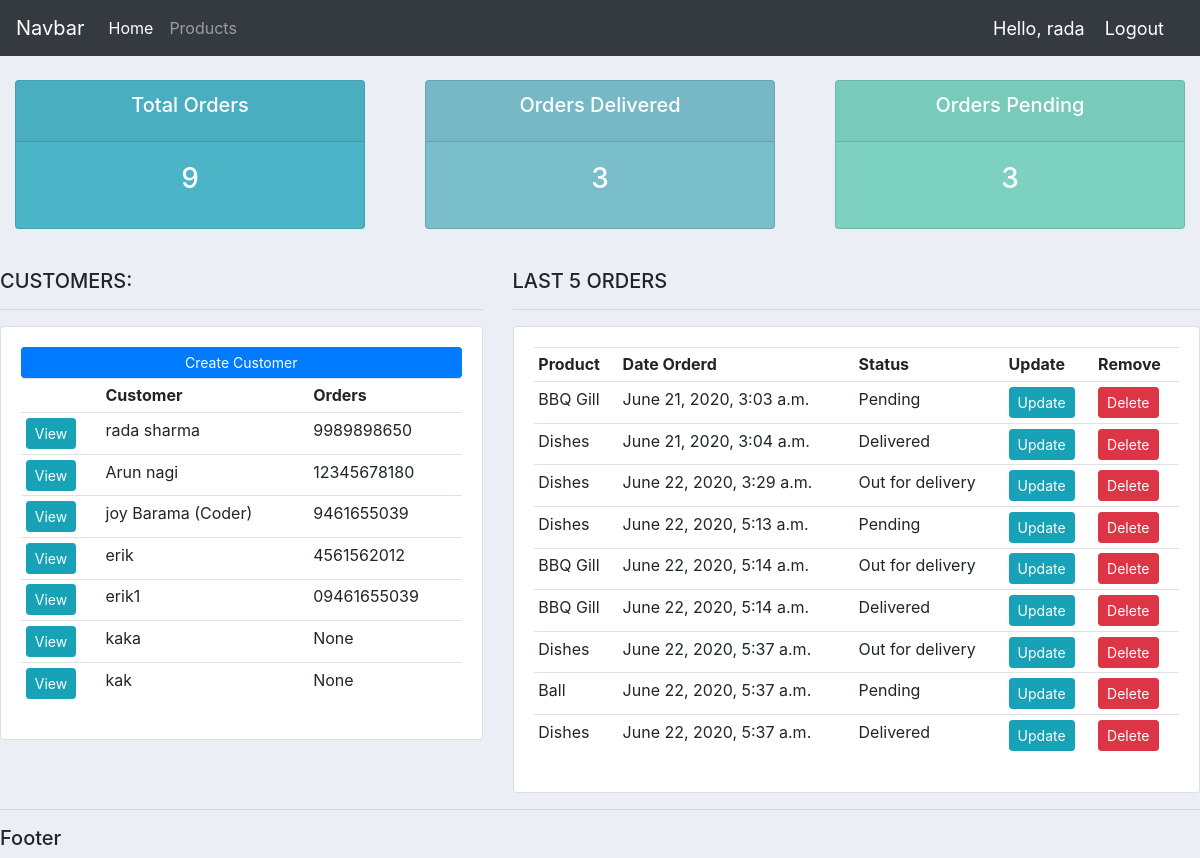
The app's page / (signed in) with its own data.
### webapp/models.py (models this page shows, shortened)
class Customer(models.Model):
	user = models.OneToOneField(User,null=True,blank=True,on_delete=models.CASCADE)
	name = models.CharField(max_length=200, null=True)
	phone = models.CharField(max_length=200, null=True)
	email = models.CharField(max_length=200, null=True)
	profile_pic = models.ImageField(default="login.png",null=True,blank=True)
	date_created = models.DateTimeField(auto_now_add=True, null=True)

class Order(models.Model):
	STATUS = (
			('Pending', 'Pending'),
			('Out for delivery', 'Out for delivery'),
			('Delivered', 'Delivered'),
			)
	customer = models.ForeignKey(Customer, null=True, on_delete= models.SET_NULL)
	product = models.ForeignKey(Product, null=True, on_delete= models.SET_NULL)
	date_created = models.DateTimeField(auto_now_add=True, null=True)
	status = models.CharField(max_length=200, null=True, choices=STATUS)
	note = models.CharField(max_length=1000, null=True)

class Product(models.Model):
	CATEGORY = (
			('Indoor', 'Indoor'),
			('Out Door', 'Out Door'),
			)
	name = models.CharField(max_length=200, null=True)
	price = models.FloatField(null=True)
	category = models.CharField(max_length=200, null=True, choices=CATEGORY)
	description = models.CharField(max_length=200, null=True, blank=True)
	date_created = models.DateTimeField(auto_now_add=True, null=True)
	tags = models.ManyToManyField(Tag)
	def __str__(self):
		return self.name

### webapp/decorators.py (the view)
	def wrapper_function(request, *args, **kwargs):
		group = None
		if request.user.groups.exists():
			group = request.user.groups.all()[0].name
		if group == 'customer':
			return redirect('user-page')
		if group == 'admin':
			return view_func(request, *args, **kwargs)

### webapp/views.py (called while the page is built)
@login_required(login_url='login')
@admin_only
def home(request):
    orders = Order.objects.all()
    customers = Customer.objects.all()
    total_customers = customers.count()
    total_orders = orders.count()
    delivered = orders.filter(status='Delivered').count()
    pending = orders.filter(status='Pending').count()
    context = {'orders': orders,'customers':customers,
               'total_orders':total_orders,'delivered':delivered,
               'pending':pending}
    return render(request,'home.html', context)

### webapp/templates/home.html
{% extends 'main.html' %}
{% block content %}
{% include 'status.html'%}
<br>
<div class = "row">
    <div class="col-md-5">
        <h5>CUSTOMERS:</h5>
        <hr>
        <div class = "card card-body">
            <a class="btn btn-primary btn-sm btn-block" href=" ">Create Customer</a>
            <table class = "table table-sm">
                <tr>
                    <th></th>
                    <th>Customer</th>
                    <th>Orders</th>
                </tr>
                {% for customer in customers %}
                    <tr>
                        <td><a class="btn btn-sm btn-info" href="{% url 'customer' customer.id %}">View</a> </td>
                        <td>{{customer.name}}</td>
                        <td>{{customer.phone}}</td>
                    </tr>
                {% endfor %}
            </table>
        </div>
    </div>
    <div class="col-md-7">
        <h5>LAST 5 ORDERS</h5>
        <hr>
        <div class="card card-body">
            <table class="table table-sm">
                <tr>
                    <th>Product</th>
                    <th>Date Orderd</th>
                    <th>Status</th>
                    <th>Update</th>
                    <th>Remove</th>
                </tr>
                 {% for order in orders %}
                    <tr>
                        <td>{{order.product}}</td>
                        <td>{{order.date_created}}</td>
                        <td>{{order.status}}</td>
                        <td><a class="btn btn-sm btn-info" href="{% url 'update_order' order.id %}">Update</a> </td>
                        <td><a class="btn btn-sm btn-danger" href="{% url 'delete_order' order.id %}">Delete</a></td>
                    </tr>
                {% endfor %}
            </table>
        </div>
    </div>
</div>
{% endblock %}

### webapp/templates/main.html (shortened to what this page needs)
<!DOCTYPE html>
<html lang="en">
<head>
    <link rel="stylesheet" href="https://stackpath.bootstrapcdn.com/bootstrap/4.5.0/css/bootstrap.min.css">
</head>
<body>
    {% include 'navbar.html'%}
    {% block content %}
    {% endblock %}
    <hr>
    <h5>Footer</h5>
</body>
</html>

### webapp/templates/navbar.html (shortened to what this page needs)
{% load static %}
<nav class="navbar navbar-expand-lg navbar-dark bg-dark">
  <a class="navbar-brand" href="#">Navbar</a>
  <div class="collapse navbar-collapse" id="navbarNav">
    <ul class="navbar-nav">
       {% if request.user.is_staff %}
      <li class="nav-item active">
        <a class="nav-link" href="{% url 'home' %}">Home </a>
      </li>
      <li class="nav-item">
        <a class="nav-link" href="{% url 'products' %}">Products</a>
      </li>
      {% else %}
      <li class="nav-item">
        <a class="nav-link" href="{% url 'account' %}">Settings</a>
      </li>
      {% endif %}
    </ul>
  </div>
  <span class="hello-msg">Hello, {{request.user}}</span>
  <span ><a  class="hello-msg" href="{% url 'logout' %}">Logout</a></span>
</nav>

### webapp/templates/status.html
<br>
<div class="row">
	<div class="col">
		<div class="col-md">
			<div class="card text-center text-white  mb-3" id="total-orders">
			  	<div class="card-header">
			  		<h5 class="card-title">Total Orders</h5>
			  	</div>
			  	<div class="card-body">
			    	<h3 class="card-title">{{total_orders}}</h3>
			  	</div>
			</div>
		</div>
	</div>
	<div class="col">
		<div class="col-md">
			<div class="card text-center text-white  mb-3" id="orders-delivered">
			  	<div class="card-header">
			  		<h5 class="card-title">Orders Delivered</h5>
			  	</div>
			  	<div class="card-body">
			    	<h3 class="card-title">{{delivered}}</h3>
			  	</div>
			</div>
		</div>
	</div>
	<div class="col">
		<div class="col-md">
			<div class="card text-center text-white  mb-3" id="orders-pending">
			  	<div class="card-header">
			  		<h5 class="card-title">Orders Pending</h5>
			  	</div>
			  	<div class="card-body">
			    	<h3 class="card-title">{{pending}}</h3>
			  	</div>
			</div>
		</div>
	</div>
</div>

### webapp/templates/main.html (style rules this page uses)
body { background-color:#ebeff5; }
#total-orders { background-color:#4cb4c7; }
#orders-delivered { background-color:#7abecc; }
#orders-pending { background-color:#7CD1C0 }

### webapp/templates/navbar.html (style rules this page uses)
.hello-msg { font-size: 18px; color: #fff; margin-right: 20px; }

### records on screen
Customer: name "rada sharma", phone "9989898650"
Customer: name "Arun nagi", phone "12345678180"
Customer: name "joy Barama (Coder)", phone "9461655039"
Customer: name "erik", phone "4561562012"
Customer: name "erik1", phone "09461655039"
Customer: name "kaka", phone "None"
Customer: name "kak", phone "None"
Order: product "BBQ Gill", date_created "June 21, 2020, 3:03 a.m.", status "Pending"
Order: product "Dishes", date_created "June 21, 2020, 3:04 a.m.", status "Delivered"
Order: product "Dishes", date_created "June 22, 2020, 3:29 a.m.", status "Out for delivery"
Order: product "Dishes", date_created "June 22, 2020, 5:13 a.m.", status "Pending"
Order: product "BBQ Gill", date_created "June 22, 2020, 5:14 a.m.", status "Out for delivery"
Order: product "BBQ Gill", date_created "June 22, 2020, 5:14 a.m.", status "Delivered"
Order: product "Dishes", date_created "June 22, 2020, 5:37 a.m.", status "Out for delivery"
Order: product "Ball", date_created "June 22, 2020, 5:37 a.m.", status "Pending"
Order: product "Dishes", date_created "June 22, 2020, 5:37 a.m.", status "Delivered"

### other values on screen
{{ request.user }} "rada"
{{ total_orders }} "9"
{{ delivered }} "3"
{{ pending }} "3"
